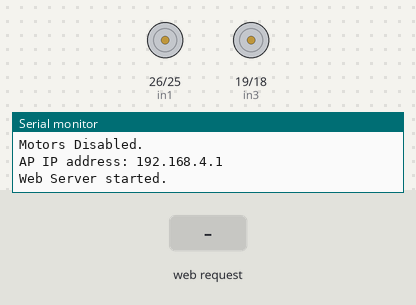
This program was run on a simulated ESP32. Parts: motor-driver pin pairs drawn as motors (green arrow = first pin HIGH = forward, orange = second pin HIGH = backward, longer = more drive, scaled by the enable pin), the last lines printed to the serial monitor. Inputs (shaded band) come from the test bench.

Above: at 1.2 s.
1.3 s: HTTP request GET /forward received
At 1.7 s:
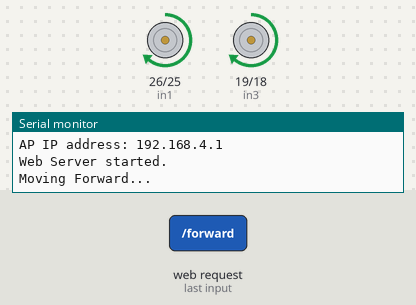
2.8 s: HTTP request GET /back received
At 4.0 s:
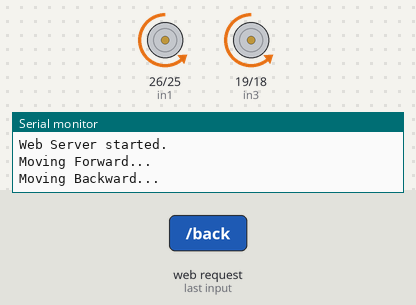
4.3 s: HTTP request GET /left received
At 5.2 s:
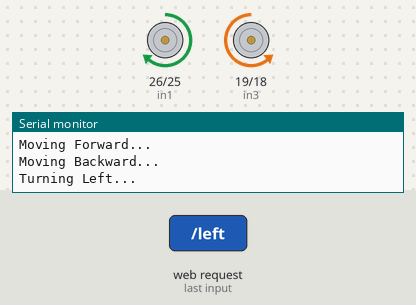
5.8 s: HTTP request GET /right received
At 6.3 s:
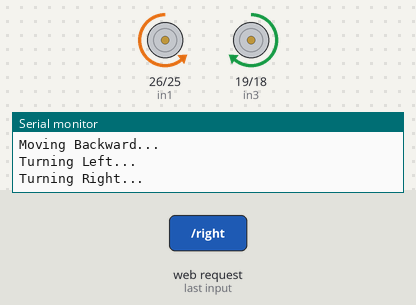
Timing chart, 0 to 8.3 s (numbered marks = the images above; inputs shaded):
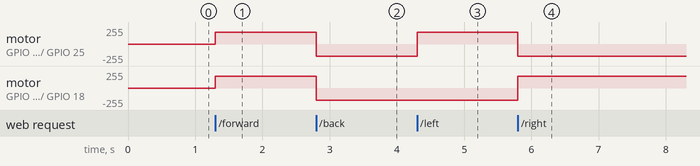

The program:

main.cpp
```cpp
#include <Arduino.h>

#include <WiFi.h>
#include <WebServer.h>

// === CONFIGURATION ===

// Motor driver pins (L298N - DC Gear Motors)
const int enA = 27; // Right side motor (ENA -> PWM)
const int in1 = 26;
const int in2 = 25;
const int enB = 5;  // Left side motor (ENB -> PWM)
const int in3 = 19;
const int in4 = 18;

int motorSpeed = 180;
bool motorsEnabled = true;

// WiFi AP credentials
const char* ssid = "Robot_Sun";
const char* password = "12345678";

WebServer server(80);

// === MOTOR CONTROL FUNCTIONS ===
void moveForward() {
  digitalWrite(in1, HIGH); digitalWrite(in2, LOW);
  digitalWrite(in3, HIGH); digitalWrite(in4, LOW);
  analogWrite(enA, motorSpeed);
  analogWrite(enB, motorSpeed);
  Serial.println("Moving Forward...");
}

void moveBackward() {
  digitalWrite(in1, LOW); digitalWrite(in2, HIGH);
  digitalWrite(in3, LOW); digitalWrite(in4, HIGH);
  analogWrite(enA, motorSpeed);
  analogWrite(enB, motorSpeed);
  Serial.println("Moving Backward...");
}

void turnLeft() {
  digitalWrite(in1, HIGH); digitalWrite(in2, LOW);
  digitalWrite(in3, LOW); digitalWrite(in4, HIGH);
  analogWrite(enA, motorSpeed);
  analogWrite(enB, motorSpeed);
  Serial.println("Turning Left...");
}

void turnRight() {
  digitalWrite(in1, LOW); digitalWrite(in2, HIGH);
  digitalWrite(in3, HIGH); digitalWrite(in4, LOW);
  analogWrite(enA, motorSpeed);
  analogWrite(enB, motorSpeed);
  Serial.println("Turning Right...");
}

void stopMotors() {
  digitalWrite(in1, LOW); digitalWrite(in2, LOW);
  digitalWrite(in3, LOW); digitalWrite(in4, LOW);
  analogWrite(enA, 0);
  analogWrite(enB, 0);
  Serial.println("Motors Stopped.");
}

void disableMotors() {
  stopMotors();
  digitalWrite(enA, LOW);
  digitalWrite(enB, LOW);
  Serial.println("Motors Disabled.");
}

// === WEB PAGE ===
void handleRoot() {
  String page = R"rawliteral(
    <!DOCTYPE html><html><head><meta name="viewport" content="width=device-width, initial-scale=1">
    <style>
      body { font-family: sans-serif; text-align: center; background: #f5f5f5; }
      h1 { color: #333; }
      .btn {
        display: inline-block; margin: 8px; padding: 14px 22px; font-size: 16px;
        color: #fff; background: #007BFF; border: none; border-radius: 5px; text-decoration: none;
      }
      .btn:active { background: #0056b3; }
      .danger { background: #dc3545; }
      .grid { display: flex; flex-wrap: wrap; justify-content: center; }
      @media (max-width: 600px) { .btn { width: 80%; margin: 8px auto; } }
    </style>
    </head><body>
      <h1>Robot Controller</h1>
      <div class="grid">
        <a href="/forward" class="btn">Forward</a><br>
        <a href="/left" class="btn">Left</a>
        <a href="/stop" class="btn danger">Stop</a>
        <a href="/right" class="btn">Right Robot</a><br>
        <a href="/back" class="btn">Backward</a>
      </div>
      <h3>Motors: )rawliteral";
  page += (motorsEnabled) ? "Enabled" : "Disabled";
  page += R"rawliteral(</h3>
      <div class="grid">
        <a href="/enable" class="btn" style="background:#28a745;">Enable</a>
        <a href="/disable" class="btn danger">Disable</a>
      </div>
    </body></html>
  )rawliteral";

  server.send(200, "text/html", page);
}


// === SETUP ===
void setup() {
  Serial.begin(115200);

  // Setup motor pins
  pinMode(enA, OUTPUT); pinMode(in1, OUTPUT); pinMode(in2, OUTPUT);
  pinMode(enB, OUTPUT); pinMode(in3, OUTPUT); pinMode(in4, OUTPUT);
  disableMotors();

  // Setup WiFi AP
  WiFi.softAP(ssid, password);
  Serial.println("AP IP address: " + WiFi.softAPIP().toString());

  // Setup web server routes
  server.on("/", handleRoot);
  server.on("/enable", [](){ motorsEnabled = true; handleRoot(); });
  server.on("/disable", [](){ motorsEnabled = false; disableMotors(); handleRoot(); });
  server.on("/forward", [](){ if(motorsEnabled) moveForward(); handleRoot(); });
  server.on("/back", [](){ if(motorsEnabled) moveBackward(); handleRoot(); });
  server.on("/left", [](){ if(motorsEnabled) turnLeft(); handleRoot(); });
  server.on("/right", [](){ if(motorsEnabled) turnRight(); handleRoot(); });
  server.on("/stop", [](){ if(motorsEnabled) stopMotors(); handleRoot(); });

  server.begin();
  Serial.println("Web Server started.");
}

// === LOOP ===
void loop() {
  server.handleClient();
}
```

Measured:
- after the input at 1.3 s, motor on GPIO 26 (in1) / GPIO 25 (in2), motor on GPIO 19 (in3) / GPIO 18 (in4): stopped → forward 180/255 at once
- after the input at 2.8 s, motor on GPIO 26 (in1) / GPIO 25 (in2), motor on GPIO 19 (in3) / GPIO 18 (in4): forward 180/255 → backward 180/255 at once
- after the input at 4.3 s, motor on GPIO 26 (in1) / GPIO 25 (in2): backward 180/255 → forward 180/255 at once
- after the input at 5.8 s, motor on GPIO 26 (in1) / GPIO 25 (in2): forward 180/255 → backward 180/255 at once; motor on GPIO 19 (in3) / GPIO 18 (in4): backward 180/255 → forward 180/255 at once
